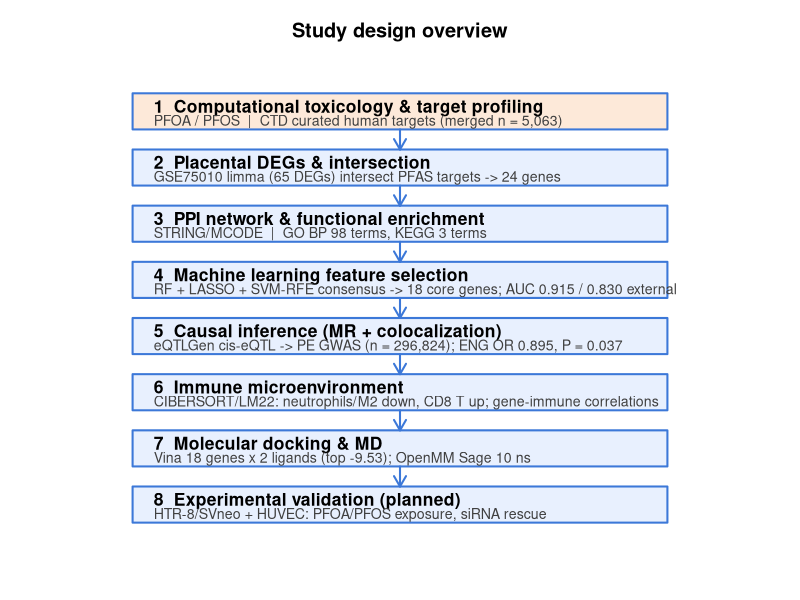

Generate this figure with R:
# flowchart.R — Fig.1 技术路线图（base graphics 版）
options(stringsAsFactors = FALSE)
setwd("E:/Zcode/0911")

png("results/figures/fig_overview.png", width = 2200, height = 2500, res = 200)
par(mar = c(1, 1, 3, 1))
plot(NA, NA, xlim = c(0, 10), ylim = c(0, 12), axes = FALSE, xlab = "", ylab = "",
     main = "Study design overview")

box_col <- c("#e8f0fe", "#e8f0fe", "#e8f0fe", "#e8f0fe", "#e8f0fe", "#e8f0fe", "#e8f0fe", "#e8f0fe")
tar_col <- "#fde9d9"

steps <- list(
  list(y = 11.2, main = "1  Computational toxicology & target profiling",
       sub = "PFOA / PFOS  |  CTD curated human targets (merged n = 5,063)"),
  list(y = 9.8, main = "2  Placental DEGs & intersection",
       sub = "GSE75010 limma (65 DEGs) intersect PFAS targets -> 24 genes"),
  list(y = 8.4, main = "3  PPI network & functional enrichment",
       sub = "STRING/MCODE  |  GO BP 98 terms, KEGG 3 terms"),
  list(y = 7.0, main = "4  Machine learning feature selection",
       sub = "RF + LASSO + SVM-RFE consensus -> 18 core genes; AUC 0.915 / 0.830 external"),
  list(y = 5.6, main = "5  Causal inference (MR + colocalization)",
       sub = "eQTLGen cis-eQTL -> PE GWAS (n = 296,824); ENG OR 0.895, P = 0.037"),
  list(y = 4.2, main = "6  Immune microenvironment",
       sub = "CIBERSORT/LM22: neutrophils/M2 down, CD8 T up; gene-immune correlations"),
  list(y = 2.8, main = "7  Molecular docking & MD",
       sub = "Vina 18 genes x 2 ligands (top -9.53); OpenMM Sage 10 ns"),
  list(y = 1.4, main = "8  Experimental validation (planned)",
       sub = "HTR-8/SVneo + HUVEC: PFOA/PFOS exposure, siRNA rescue")
)

for (s in steps) {
  y <- s$y
  colr <- if (grepl("^1", s$main)) tar_col else box_col[1]
  rect(1.2, y - 0.45, 8.8, y + 0.45, col = colr, border = "#3c78d8", lwd = 2)
  text(1.5, y + 0.13, s$main, adj = c(0, 0.5), cex = 1.05, font = 2)
  text(1.5, y - 0.22, s$sub, adj = c(0, 0.5), cex = 0.85, col = "grey25")
}
for (i in 1:(length(steps) - 1)) {
  y0 <- steps[[i]]$y - 0.45; y1 <- steps[[i + 1]]$y + 0.45
  arrows(5, y0, 5, y1, length = 0.12, lwd = 2, col = "#3c78d8")
}
dev.off()
cat("flowchart saved\n")
